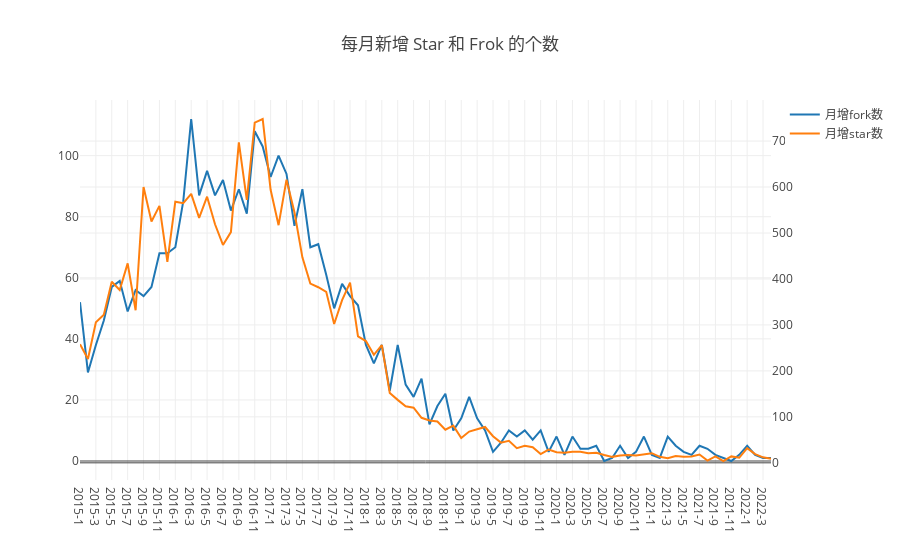

Source (notebook cell):
### Code cell
//任务一：每⽉新增 Star 和 Frok 的个数
Promise.all(years.map(y => {
    var q = `
    SELECT toYear(created_at) year,toMonth(created_at) month,
    count(type = 'ForkEvent' OR NULL) as forks,
    count(type = 'WatchEvent' OR NULL) as stars
    from ${database}.year${y}
    where repo_id = ${repo_id}
    group by 
    year,month
    order by
    year,month`;
    return openDigger.driver.clickhouse.query(q);
})).then(data => {
    
    var time=[],forksCount=[],starsCount=[],table=[];
    data.forEach(d => {
        d.forEach(
            k =>{
                time.push(k.year + '-'+  k.month);
                forksCount.push(k.forks);
                starsCount.push(k.stars);
                table.push({'时间':k.year+'-'+k.month,'月增fork数':k.forks,'月增star数':k.stars});
            }
        )});
    openDigger.render.plotly([
        {x: time, y: forksCount, mode: 'scatter', name: '月增fork数'},
        {x: time, y: starsCount, mode: 'scatter', name: '月增star数', yaxis: 'y2'}
    ], {
        title: '每⽉新增 Star 和 Frok 的个数',
        yaxis2: { overlaying: 'y', side: 'right', anchor: 'x' },
        yaxis3: { overlaying: 'y', side: 'right', anchor: 'x' },
        xaxis: {type: 'category'}
    });
    console.table(table);
});

### Figure 1 — Plotly figure (JSON) as saved in the notebook; plotly's stock layout.template omitted (floating-point values rounded to 4 significant figures)
{"data": [{"mode": "scatter", "name": "月增fork数", "x": ["2015-1", "2015-2", "2015-3", "2015-4", "2015-5", "2015-6", "2015-7", "2015-8", "2015-9", "2015-10", "2015-11", "2015-12", "2016-1", "2016-2", "2016-3", "2016-4", "2016-5", "2016-6", "2016-7", "2016-8", "2016-9", "2016-10", "2016-11", "2016-12", "2017-1", "2017-2", "2017-3", "2017-4", "2017-5", "2017-6", "2017-7", "2017-8", "2017-9", "2017-10", "2017-11", "2017-12", "2018-1", "2018-2", "2018-3", "2018-4", "2018-5", "2018-6", "2018-7", "2018-8", "2018-9", "2018-10", "2018-11", "2018-12", "2019-1", "2019-2", "2019-3", "2019-4", "2019-5", "2019-6", "2019-7", "2019-8", "2019-9", "2019-10", "2019-11", "2019-12", "2020-1", "2020-2", "2020-3", "2020-4", "2020-5", "2020-6", "2020-7", "2020-8", "2020-9", "2020-10", "2020-11", "2020-12", "2021-1", "2021-2", "2021-3", "2021-4", "2021-5", "2021-6", "2021-7", "2021-8", "2021-9", "2021-10", "2021-11", "2021-12", "2022-1", "2022-2", "2022-3", "2022-4"], "y": ["52", "29", "38", "46", "57", "59", "49", "56", "54", "57", "68", "68", "70", "85", "112", "87", "95", "87", "92", "82", "89", "81", "108", "103", "93", "100", "94", "77", "89", "70", "71", "61", "50", "58", "54", "51", "38", "32", "38", "23", "38", "25", "21", "27", "12", "18", "22", "10", "14", "21", "14", "10", "3", "6", "10", "8", "10", "7", "10", "3", "8", "2", "8", "4", "4", "5", "0", "1", "5", "1", "3", "8", "2", "1", "8", "5", "3", "2", "5", "4", "2", "1", "0", "2", "5", "2", "1", "1"]}, {"mode": "scatter", "name": "月增star数", "x": ["2015-1", "2015-2", "2015-3", "2015-4", "2015-5", "2015-6", "2015-7", "2015-8", "2015-9", "2015-10", "2015-11", "2015-12", "2016-1", "2016-2", "2016-3", "2016-4", "2016-5", "2016-6", "2016-7", "2016-8", "2016-9", "2016-10", "2016-11", "2016-12", "2017-1", "2017-2", "2017-3", "2017-4", "2017-5", "2017-6", "2017-7", "2017-8", "2017-9", "2017-10", "2017-11", "2017-12", "2018-1", "2018-2", "2018-3", "2018-4", "2018-5", "2018-6", "2018-7", "2018-8", "2018-9", "2018-10", "2018-11", "2018-12", "2019-1", "2019-2", "2019-3", "2019-4", "2019-5", "2019-6", "2019-7", "2019-8", "2019-9", "2019-10", "2019-11", "2019-12", "2020-1", "2020-2", "2020-3", "2020-4", "2020-5", "2020-6", "2020-7", "2020-8", "2020-9", "2020-10", "2020-11", "2020-12", "2021-1", "2021-2", "2021-3", "2021-4", "2021-5", "2021-6", "2021-7", "2021-8", "2021-9", "2021-10", "2021-11", "2021-12", "2022-1", "2022-2", "2022-3", "2022-4"], "y": ["258", "226", "306", "322", "394", "376", "434", "332", "600", "525", "559", "437", "568", "565", "585", "533", "579", "519", "474", "502", "697", "572", "740", "748", "594", "517", "616", "545", "447", "390", "382", "372", "302", "354", "392", "275", "265", "235", "256", "152", "137", "123", "120", "98", "92", "90", "72", "81", "54", "68", "73", "78", "58", "44", "48", "32", "37", "34", "19", "29", "23", "22", "24", "24", "21", "22", "17", "13", "16", "17", "16", "18", "21", "13", "10", "15", "13", "14", "18", "5", "14", "4", "14", "11", "32", "19", "12", "9"], "yaxis": "y2"}], "layout": {"autosize": true, "title": {"text": "每⽉新增 Star 和 Frok 的个数"}, "xaxis": {"autorange": true, "range": [0, 87], "type": "category"}, "yaxis": {"autorange": true, "range": [-6.222, 118.2], "type": "linear"}, "yaxis2": {"anchor": "x", "autorange": true, "overlaying": "y", "range": [-37.33, 789.3], "side": "right", "type": "linear"}, "yaxis3": {"anchor": "x", "overlaying": "y", "side": "right"}}}
